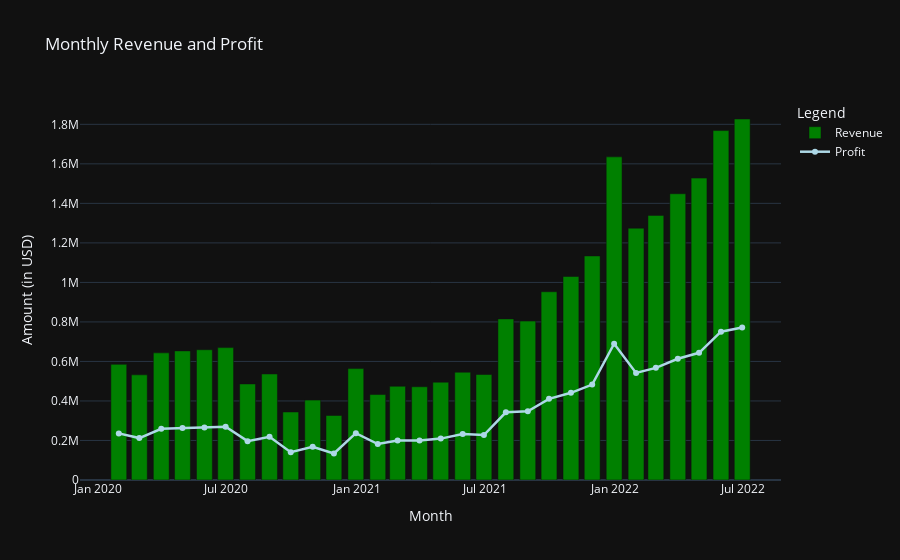

The notebook cell saved with this chart:
### Code cell
fig = go.Figure()
col1_name = "Revenue"
col2_name = "Profit"
trace1 = go.Bar(x = reset_all_data_overtime["date"], y = reset_all_data_overtime["Revenue"], name= col1_name, marker_color = "green")

trace2 = go.Scatter(x =  reset_all_data_overtime["date"], y = reset_all_data_overtime["Profit"],
                       name = col2_name, mode = "lines+markers", line = dict(color = "lightblue", width = 2.5))
fig.add_trace(trace1)
fig.add_trace(trace2)
fig.update_layout(
    title="Monthly Revenue and Profit",
    xaxis_title="Month",
    yaxis_title="Amount (in USD)",
    legend=dict(title="Legend"),
    barmode="group",  
    template="plotly_dark"
)
fig.show()
